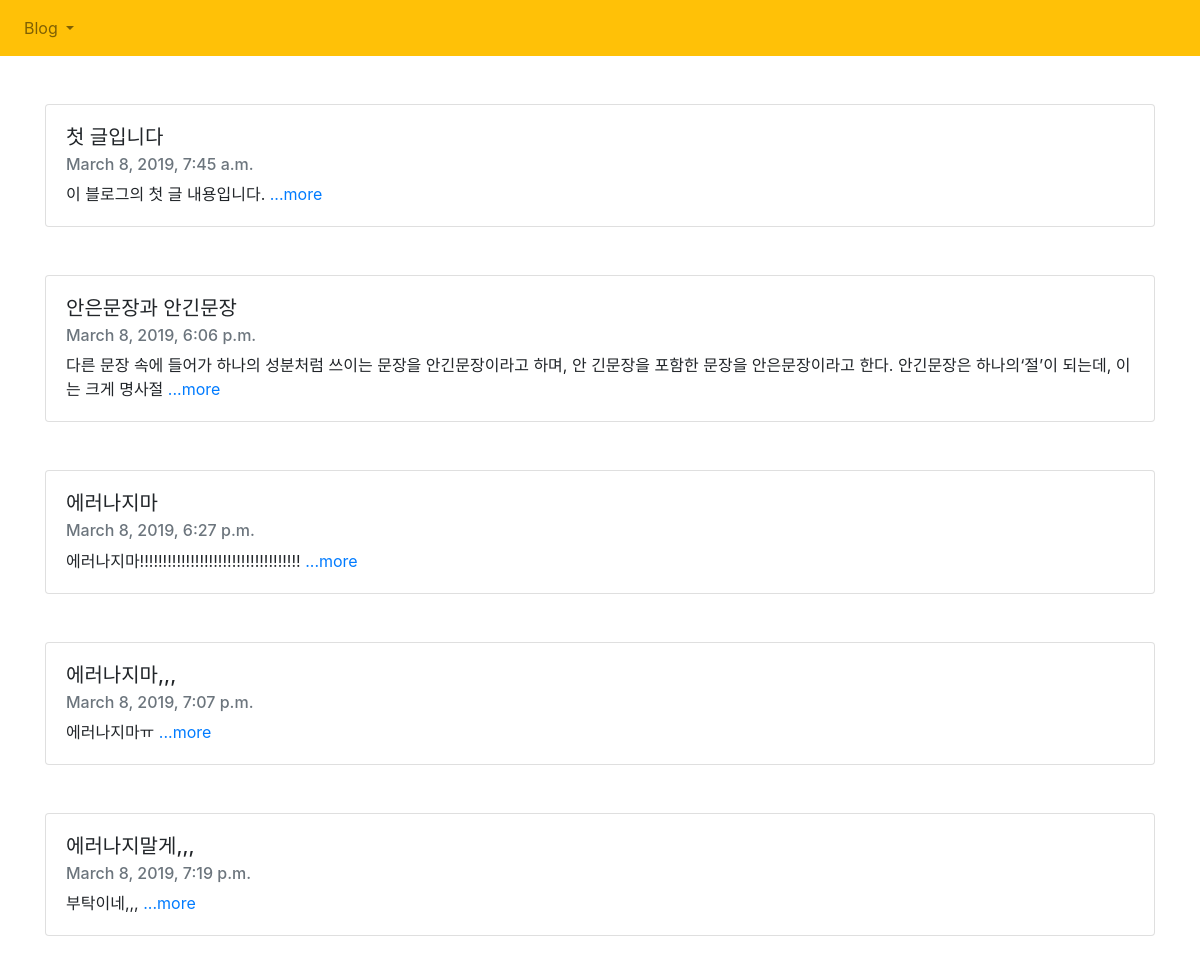
The page / on the database its author committed.
### blogapp/models.py (models this page shows, shortened)
class Blog(models.Model):
    title = models.CharField(max_length=200)
    pub_date = models.DateTimeField('date published')
    body = models.TextField()
    def summary(self):
        return self.body[:100]

### blogapp/views.py (the view)
# urls.py: path('', blogapp.views.home, name="home"),
def home(request):
    blogs = Blog.objects
    return render(request, 'home.html', {'blogs': blogs})

### blogapp/templates/home.html (shortened to what this page needs)
<!DOCTYPE html>
<html lang="en">
  <head>
    <link
      rel="stylesheet"
      href="https://maxcdn.bootstrapcdn.com/bootstrap/4.0.0/css/bootstrap.min.css"
    />
  </head>
  <body>
    <nav class="navbar navbar-expand-lg navbar-light bg-warning">
      <div class="collapse navbar-collapse" id="navbarSupportedContent">
        <ul class="navbar-nav mr-auto">
          <li class="nav-item dropdown">
            <a
              class="nav-link dropdown-toggle"
              href="#"
              id="navbarDropdown"
              role="button"
              data-toggle="dropdown"
              aria-haspopup="true"
              aria-expanded="false"
            >
              Blog
            </a>
          </li>
        </ul>
      </div>
    </nav>
    {% for blog in blogs.all %}
    <div class="container">
      <br /><br />
      <div class="card">
        <div class="card-body">
          <h5 class="card-title">{{ blog.title }}</h5>
          <h6 class="card-subtitle mb-2 text-muted">{{ blog.pub_date }}</h6>
          <p class="card-text">
            {{ blog.summary }}
            <a href="{% url 'detail' blog.id %}" class="card-link">...more</a>
          </p>
        </div>
      </div>
    </div>
    {%endfor%}
    <br /><br />
  </body>
</html>

### rows shown on the page
Blog: title "첫 글입니다", pub_date "March 8, 2019, 7:45 a.m.", summary "이 블로그의 첫 글 내용입니다."
Blog: title "안은문장과 안긴문장", pub_date "March 8, 2019, 6:06 p.m.", summary "다른 문장 속에 들어가 하나의 성분처럼 쓰이는 문장을 안긴문장이라고 하며, 안 긴문장을 포함한 문장을 안은문장이라고 한다. 안긴문장은 하나의‘절’이 되는데, 이는 크게 명사절"
Blog: title "에러나지마", pub_date "March 8, 2019, 6:27 p.m.", summary "에러나지마!!!!!!!!!!!!!!!!!!!!!!!!!!!!!!!!!!!"
Blog: title "에러나지마,,,", pub_date "March 8, 2019, 7:07 p.m.", summary "에러나지마ㅠ"
Blog: title "에러나지말게,,,", pub_date "March 8, 2019, 7:19 p.m.", summary "부탁이네,,,"
